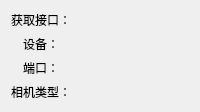
          <widget class="QWidget" name="tabWidgetPage2">
           <attribute name="title">
            <string>相机2</string>
           </attribute>
           <layout class="QGridLayout" name="gridLayout_9" columnstretch="1,6">
            <item row="3" column="0">
             <widget class="QLabel" name="labelInfoType2">
              <property name="mouseTracking">
               <bool>true</bool>
              </property>
              <property name="text">
               <string>相机类型：</string>
              </property>
              <property name="alignment">
               <set>Qt::AlignCenter</set>
              </property>
             </widget>
            </item>
            <item row="2" column="1">
             <widget class="QLabel" name="labelInfoPortShow2">
              <property name="mouseTracking">
               <bool>true</bool>
              </property>
              <property name="text">
               <string/>
              </property>
             </widget>
            </item>
            <item row="1" column="0">
             <widget class="QLabel" name="labelInfoDevice2">
              <property name="mouseTracking">
               <bool>true</bool>
              </property>
              <property name="text">
               <string>设备：</string>
              </property>
              <property name="alignment">
               <set>Qt::AlignCenter</set>
              </property>
             </widget>
            </item>
            <item row="0" column="0">
             <widget class="QLabel" name="labelInfoInterface2">
              <property name="mouseTracking">
               <bool>true</bool>
              </property>
              <property name="text">
               <string>获取接口：</string>
              </property>
              <property name="alignment">
               <set>Qt::AlignCenter</set>
              </property>
             </widget>
            </item>
            <item row="0" column="1">
             <widget class="QLabel" name="labelInfoInterfaceShow2">
              <property name="mouseTracking">
               <bool>true</bool>
              </property>
              <property name="text">
               <string/>
              </property>
             </widget>
            </item>
            <item row="3" column="1">
             <widget class="QLabel" name="labelInfoTypeShow2">
              <property name="mouseTracking">
               <bool>true</bool>
              </property>
              <property name="text">
               <string/>
              </property>
             </widget>
            </item>
            <item row="1" column="1">
             <widget class="QLabel" name="labelInfoDeviceShow2">
              <property name="mouseTracking">
               <bool>true</bool>
              </property>
              <property name="text">
               <string/>
              </property>
             </widget>
            </item>
            <item row="2" column="0">
             <widget class="QLabel" name="labelInfoPort2">
              <property name="mouseTracking">
               <bool>true</bool>
              </property>
              <property name="text">
               <string>端口：</string>
              </property>
              <property name="alignment">
               <set>Qt::AlignCenter</set>
              </property>
             </widget>
            </item>
           </layout>
          </widget>
